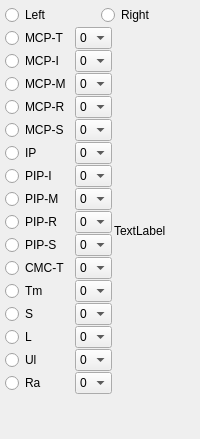
      <widget class="QWidget" name="TB_BE">
       <attribute name="title">
        <string>BE</string>
       </attribute>
       <layout class="QVBoxLayout" name="verticalLayout_10">
        <property name="spacing">
         <number>1</number>
        </property>
        <property name="leftMargin">
         <number>5</number>
        </property>
        <property name="topMargin">
         <number>5</number>
        </property>
        <property name="rightMargin">
         <number>5</number>
        </property>
        <property name="bottomMargin">
         <number>5</number>
        </property>
        <item>
         <layout class="QVBoxLayout" name="verticalLayout_7" stretch="1,15">
          <property name="spacing">
           <number>2</number>
          </property>
          <item>
           <layout class="QHBoxLayout" name="horizontalLayout_19" stretch="1,1">
            <item>
             <widget class="QRadioButton" name="RB_Left_BE">
              <property name="text">
               <string>Left</string>
              </property>
             </widget>
            </item>
            <item>
             <widget class="QRadioButton" name="RB_Right_BE">
              <property name="text">
               <string>Right</string>
              </property>
             </widget>
            </item>
           </layout>
          </item>
          <item>
           <layout class="QHBoxLayout" name="horizontalLayout_20" stretch="1,4">
            <property name="spacing">
             <number>2</number>
            </property>
            <item>
             <layout class="QVBoxLayout" name="verticalLayout_8">
              <property name="spacing">
               <number>1</number>
              </property>
              <item>
               <layout class="QVBoxLayout" name="verticalLayout_9">
                <property name="spacing">
                 <number>1</number>
                </property>
                <item>
                 <layout class="QHBoxLayout" name="horizontalLayout_21" stretch="2,1">
                  <property name="spacing">
                   <number>4</number>
                  </property>
                  <item>
                   <widget class="QRadioButton" name="RB_BE_1">
                    <property name="text">
                     <string>MCP-T</string>
                    </property>
                   </widget>
                  </item>
                  <item>
                   <widget class="QComboBox" name="CB_BE_1">
                    <item>
                     <property name="text">
                      <string>0</string>
                     </property>
                    </item>
                    <item>
                     <property name="text">
                      <string>1</string>
                     </property>
                    </item>
                    <item>
                     <property name="text">
                      <string>2</string>
                     </property>
                    </item>
                    <item>
                     <property name="text">
                      <string>3</string>
                     </property>
                    </item>
                    <item>
                     <property name="text">
                      <string>4</string>
                     </property>
                    </item>
                   </widget>
                  </item>
                 </layout>
                </item>
                <item>
                 <layout class="QHBoxLayout" name="horizontalLayout_22" stretch="2,1">
                  <property name="spacing">
                   <number>4</number>
                  </property>
                  <item>
                   <widget class="QRadioButton" name="RB_BE_2">
                    <property name="text">
                     <string>MCP-I</string>
                    </property>
                   </widget>
                  </item>
                  <item>
                   <widget class="QComboBox" name="CB_BE_2">
                    <item>
                     <property name="text">
                      <string>0</string>
                     </property>
                    </item>
                    <item>
                     <property name="text">
                      <string>1</string>
                     </property>
                    </item>
                    <item>
                     <property name="text">
                      <string>2</string>
                     </property>
                    </item>
                    <item>
                     <property name="text">
                      <string>3</string>
                     </property>
                    </item>
                    <item>
                     <property name="text">
                      <string>4</string>
                     </property>
                    </item>
                   </widget>
                  </item>
                 </layout>
                </item>
                <item>
                 <layout class="QHBoxLayout" name="horizontalLayout_23" stretch="2,1">
                  <property name="spacing">
                   <number>4</number>
                  </property>
                  <item>
                   <widget class="QRadioButton" name="RB_BE_3">
                    <property name="text">
                     <string>MCP-M</string>
                    </property>
                   </widget>
                  </item>
                  <item>
                   <widget class="QComboBox" name="CB_BE_3">
                    <item>
                     <property name="text">
                      <string>0</string>
                     </property>
                    </item>
                    <item>
                     <property name="text">
                      <string>1</string>
                     </property>
                    </item>
                    <item>
                     <property name="text">
                      <string>2</string>
                     </property>
                    </item>
                    <item>
                     <property name="text">
                      <string>3</string>
                     </property>
                    </item>
                    <item>
                     <property name="text">
                      <string>4</string>
                     </property>
                    </item>
                   </widget>
                  </item>
                 </layout>
                </item>
                <item>
                 <layout class="QHBoxLayout" name="horizontalLayout_24" stretch="2,1">
                  <property name="spacing">
                   <number>4</number>
                  </property>
                  <item>
                   <widget class="QRadioButton" name="RB_BE_4">
                    <property name="text">
                     <string>MCP-R</string>
                    </property>
                   </widget>
                  </item>
                  <item>
                   <widget class="QComboBox" name="CB_BE_4">
                    <item>
                     <property name="text">
                      <string>0</string>
                     </property>
                    </item>
                    <item>
                     <property name="text">
                      <string>1</string>
                     </property>
                    </item>
                    <item>
                     <property name="text">
                      <string>2</string>
                     </property>
                    </item>
                    <item>
                     <property name="text">
                      <string>3</string>
                     </property>
                    </item>
                    <item>
                     <property name="text">
                      <string>4</string>
                     </property>
                    </item>
                   </widget>
                  </item>
                 </layout>
                </item>
                <item>
                 <layout class="QHBoxLayout" name="horizontalLayout_25" stretch="2,1">
                  <property name="spacing">
                   <number>4</number>
                  </property>
                  <item>
                   <widget class="QRadioButton" name="RB_BE_5">
                    <property name="text">
                     <string>MCP-S</string>
                    </property>
                   </widget>
                  </item>
                  <item>
                   <widget class="QComboBox" name="CB_BE_5">
                    <item>
                     <property name="text">
                      <string>0</string>
                     </property>
                    </item>
                    <item>
                     <property name="text">
                      <string>1</string>
                     </property>
                    </item>
                    <item>
                     <property name="text">
                      <string>2</string>
                     </property>
                    </item>
                    <item>
                     <property name="text">
                      <string>3</string>
                     </property>
                    </item>
                    <item>
                     <property name="text">
                      <string>4</string>
                     </property>
                    </item>
                   </widget>
                  </item>
                 </layout>
                </item>
                <item>
                 <layout class="QHBoxLayout" name="horizontalLayout_26" stretch="2,1">
                  <property name="spacing">
                   <number>4</number>
                  </property>
                  <item>
                   <widget class="QRadioButton" name="RB_BE_6">
                    <property name="text">
                     <string>IP</string>
                    </property>
                   </widget>
                  </item>
                  <item>
                   <widget class="QComboBox" name="CB_BE_6">
                    <item>
                     <property name="text">
                      <string>0</string>
                     </property>
                    </item>
                    <item>
                     <property name="text">
                      <string>1</string>
                     </property>
                    </item>
                    <item>
                     <property name="text">
                      <string>2</string>
                     </property>
                    </item>
                    <item>
                     <property name="text">
                      <string>3</string>
                     </property>
                    </item>
                    <item>
                     <property name="text">
                      <string>4</string>
                     </property>
                    </item>
                   </widget>
                  </item>
                 </layout>
                </item>
                <item>
                 <layout class="QHBoxLayout" name="horizontalLayout_27" stretch="2,1">
                  <property name="spacing">
                   <number>4</number>
                  </property>
                  <item>
                   <widget class="QRadioButton" name="RB_BE_7">
                    <property name="text">
                     <string>PIP-I</string>
                    </property>
                   </widget>
                  </item>
                  <item>
                   <widget class="QComboBox" name="CB_BE_7">
                    <item>
                     <property name="text">
                      <string>0</string>
                     </property>
                    </item>
                    <item>
                     <property name="text">
                      <string>1</string>
                     </property>
                    </item>
                    <item>
                     <property name="text">
                      <string>2</string>
                     </property>
                    </item>
                    <item>
                     <property name="text">
                      <string>3</string>
                     </property>
                    </item>
                    <item>
                     <property name="text">
                      <string>4</string>
                     </property>
                    </item>
                   </widget>
                  </item>
                 </layout>
                </item>
                <item>
                 <layout class="QHBoxLayout" name="horizontalLayout_28" stretch="2,1">
                  <property name="spacing">
                   <number>4</number>
                  </property>
                  <item>
                   <widget class="QRadioButton" name="RB_BE_8">
                    <property name="text">
                     <string>PIP-M</string>
                    </property>
                   </widget>
                  </item>
                  <item>
                   <widget class="QComboBox" name="CB_BE_8">
                    <item>
                     <property name="text">
                      <string>0</string>
                     </property>
                    </item>
                    <item>
                     <property name="text">
                      <string>1</string>
                     </property>
                    </item>
                    <item>
                     <property name="text">
                      <string>2</string>
                     </property>
                    </item>
                    <item>
                     <property name="text">
                      <string>3</string>
                     </property>
                    </item>
                    <item>
                     <property name="text">
                      <string>4</string>
                     </property>
                    </item>
                   </widget>
                  </item>
                 </layout>
                </item>
                <item>
                 <layout class="QHBoxLayout" name="horizontalLayout_29" stretch="2,1">
                  <property name="spacing">
                   <number>4</number>
                  </property>
                  <item>
                   <widget class="QRadioButton" name="RB_BE_9">
                    <property name="text">
                     <string>PIP-R</string>
                    </property>
                   </widget>
                  </item>
                  <item>
                   <widget class="QComboBox" name="CB_BE_9">
                    <item>
                     <property name="text">
                      <string>0</string>
                     </property>
                    </item>
                    <item>
                     <property name="text">
                      <string>1</string>
                     </property>
                    </item>
                    <item>
                     <property name="text">
                      <string>2</string>
                     </property>
                    </item>
                    <item>
                     <property name="text">
                      <string>3</string>
                     </property>
                    </item>
                    <item>
                     <property name="text">
                      <string>4</string>
                     </property>
                    </item>
                   </widget>
                  </item>
                 </layout>
                </item>
                <item>
                 <layout class="QHBoxLayout" name="horizontalLayout_30" stretch="2,1">
                  <property name="spacing">
                   <number>3</number>
                  </property>
                  <item>
                   <widget class="QRadioButton" name="RB_BE_10">
                    <property name="text">
                     <string>PIP-S</string>
                    </property>
                   </widget>
                  </item>
                  <item>
                   <widget class="QComboBox" name="CB_BE_10">
                    <item>
                     <property name="text">
                      <string>0</string>
                     </property>
                    </item>
                    <item>
                     <property name="text">
                      <string>1</string>
                     </property>
                    </item>
                    <item>
                     <property name="text">
                      <string>2</string>
                     </property>
                    </item>
                    <item>
                     <property name="text">
                      <string>3</string>
                     </property>
                    </item>
                    <item>
                     <property name="text">
                      <string>4</string>
                     </property>
                    </item>
                   </widget>
                  </item>
                 </layout>
                </item>
                <item>
                 <layout class="QHBoxLayout" name="horizontalLayout_31" stretch="2,1">
                  <property name="spacing">
                   <number>4</number>
                  </property>
                  <item>
                   <widget class="QRadioButton" name="RB_BE_11">
                    <property name="text">
                     <string>CMC-T</string>
                    </property>
                   </widget>
                  </item>
                  <item>
                   <widget class="QComboBox" name="CB_BE_11">
                    <item>
                     <property name="text">
                      <string>0</string>
                     </property>
                    </item>
                    <item>
                     <property name="text">
                      <string>1</string>
                     </property>
                    </item>
                    <item>
                     <property name="text">
                      <string>2</string>
                     </property>
                    </item>
                    <item>
                     <property name="text">
                      <string>3</string>
                     </property>
                    </item>
                    <item>
                     <property name="text">
                      <string>4</string>
                     </property>
                    </item>
                   </widget>
                  </item>
                 </layout>
                </item>
                <item>
                 <layout class="QHBoxLayout" name="horizontalLayout_32" stretch="2,1">
                  <property name="spacing">
                   <number>4</number>
                  </property>
                  <item>
                   <widget class="QRadioButton" name="RB_BE_12">
                    <property name="text">
                     <string>Tm</string>
                    </property>
                   </widget>
                  </item>
                  <item>
                   <widget class="QComboBox" name="CB_BE_12">
                    <item>
                     <property name="text">
                      <string>0</string>
                     </property>
                    </item>
                    <item>
                     <property name="text">
                      <string>1</string>
                     </property>
                    </item>
                    <item>
                     <property name="text">
                      <string>2</string>
                     </property>
                    </item>
                    <item>
                     <property name="text">
                      <string>3</string>
                     </property>
                    </item>
                    <item>
                     <property name="text">
                      <string>4</string>
                     </property>
                    </item>
                   </widget>
                  </item>
                 </layout>
                </item>
                <item>
                 <layout class="QHBoxLayout" name="horizontalLayout_33" stretch="2,1">
                  <property name="spacing">
                   <number>4</number>
                  </property>
                  <item>
                   <widget class="QRadioButton" name="RB_BE_13">
                    <property name="text">
                     <string>S</string>
                    </property>
                   </widget>
                  </item>
                  <item>
                   <widget class="QComboBox" name="CB_BE_13">
                    <item>
                     <property name="text">
                      <string>0</string>
                     </property>
                    </item>
                    <item>
                     <property name="text">
                      <string>1</string>
                     </property>
                    </item>
                    <item>
                     <property name="text">
                      <string>2</string>
                     </property>
                    </item>
                    <item>
                     <property name="text">
                      <string>3</string>
                     </property>
                    </item>
                    <item>
                     <property name="text">
                      <string>4</string>
                     </property>
                    </item>
                   </widget>
                  </item>
                 </layout>
                </item>
                <item>
                 <layout class="QHBoxLayout" name="horizontalLayout_34" stretch="2,1">
                  <property name="spacing">
                   <number>4</number>
                  </property>
                  <item>
                   <widget class="QRadioButton" name="RB_BE_14">
                    <property name="text">
                     <string>L</string>
                    </property>
                   </widget>
                  </item>
                  <item>
                   <widget class="QComboBox" name="CB_BE_14">
                    <item>
                     <property name="text">
                      <string>0</string>
                     </property>
                    </item>
                    <item>
                     <property name="text">
                      <string>1</string>
                     </property>
                    </item>
                    <item>
                     <property name="text">
                      <string>2</string>
                     </property>
                    </item>
                    <item>
                     <property name="text">
                      <string>3</string>
                     </property>
                    </item>
                    <item>
                     <property name="text">
                      <string>4</string>
                     </property>
                    </item>
                   </widget>
                  </item>
                 </layout>
                </item>
                <item>
                 <layout class="QHBoxLayout" name="horizontalLayout_36" stretch="2,1">
                  <property name="spacing">
                   <number>4</number>
                  </property>
                  <item>
                   <widget class="QRadioButton" name="RB_BE_15">
                    <property name="text">
                     <string>Ul</string>
                    </property>
                   </widget>
                  </item>
                  <item>
                   <widget class="QComboBox" name="CB_BE_15">
                    <item>
                     <property name="text">
                      <string>0</string>
                     </property>
                    </item>
                    <item>
                     <property name="text">
                      <string>1</string>
                     </property>
                    </item>
                    <item>
                     <property name="text">
                      <string>2</string>
                     </property>
                    </item>
                    <item>
                     <property name="text">
                      <string>3</string>
                     </property>
                    </item>
                    <item>
                     <property name="text">
                      <string>4</string>
                     </property>
                    </item>
                   </widget>
                  </item>
                 </layout>
                </item>
                <item>
                 <layout class="QHBoxLayout" name="horizontalLayout_35" stretch="2,1">
                  <property name="spacing">
                   <number>4</number>
                  </property>
                  <item>
                   <widget class="QRadioButton" name="RB_BE_16">
                    <property name="text">
                     <string>Ra</string>
                    </property>
                   </widget>
                  </item>
                  <item>
                   <widget class="QComboBox" name="CB_BE_16">
                    <item>
                     <property name="text">
                      <string>0</string>
                     </property>
                    </item>
                    <item>
                     <property name="text">
                      <string>1</string>
                     </property>
                    </item>
                    <item>
                     <property name="text">
                      <string>2</string>
                     </property>
                    </item>
                    <item>
                     <property name="text">
                      <string>3</string>
                     </property>
                    </item>
                    <item>
                     <property name="text">
                      <string>4</string>
                     </property>
                    </item>
                   </widget>
                  </item>
                 </layout>
                </item>
               </layout>
              </item>
              <item>
               <spacer name="verticalSpacer_2">
                <property name="orientation">
                 <enum>Qt::Vertical</enum>
                </property>
                <property name="sizeHint" stdset="0">
                 <size>
                  <width>20</width>
                  <height>40</height>
                 </size>
                </property>
               </spacer>
              </item>
             </layout>
            </item>
            <item>
             <widget class="QLabel" name="LB_HandModel_BE">
              <property name="text">
               <string>TextLabel</string>
              </property>
             </widget>
            </item>
           </layout>
          </item>
         </layout>
        </item>
       </layout>
      </widget>
